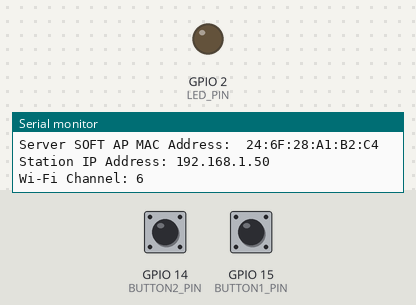
This sketch was run on a simulated ESP32. Parts: output pins drawn as LEDs (lit = HIGH), the last lines printed to the serial monitor. The inputs (shaded band) are chosen by the test bench; at power-on: GPIO 15 (BUTTON1_PIN) LOW, GPIO 14 (BUTTON2_PIN) LOW. WiFi joins after 1.5 s; servers stay silent unless stated.

Above: at 4.2 s.
4.3 s: GPIO 15 (BUTTON1_PIN) pulled HIGH for 0.15 s
At 5.2 s:
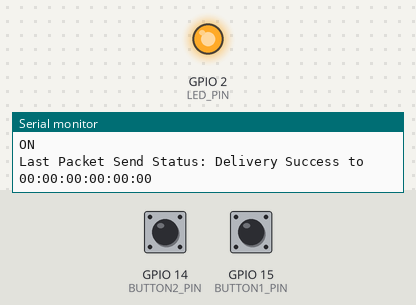
5.9 s: GPIO 14 (BUTTON2_PIN) pulled HIGH for 0.15 s
At 6.4 s:
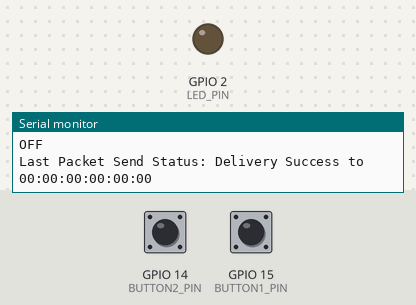
10.5 s: GPIO 15 (BUTTON1_PIN) pulled HIGH for 1 s
At 11.1 s:
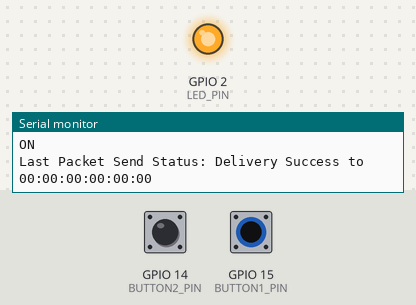
13.0 s: GPIO 14 (BUTTON2_PIN) pulled HIGH for 1 s
At 14.2 s:
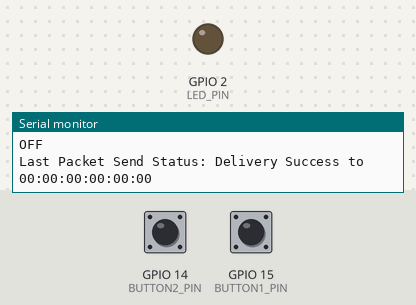
Timing chart, 0 to 16.0 s (numbered marks = the images above; inputs shaded):
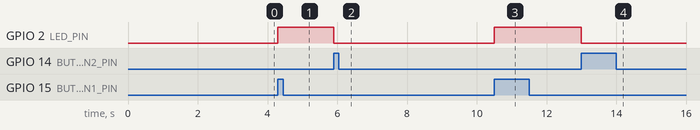

Measured:
- after the input at 4.3 s, GPIO 2 (LED_PIN): LOW → HIGH at once
- after the input at 5.9 s, GPIO 2 (LED_PIN): HIGH → LOW at once
- after the input at 10.5 s, GPIO 2 (LED_PIN): LOW → HIGH at once
- after the input at 13.0 s, GPIO 2 (LED_PIN): HIGH → LOW at once

The sketch:

EXPcon_ESP-NOW_transceiver.ino
```cpp
// (licence header left out)
#include <esp_now.h>
#include <WiFi.h>
#include <esp_wifi.h>
#include "ESPAsyncWebServer.h"
#include "AsyncTCP.h"
#include <ArduinoJson.h>

// Replace with your network credentials (STATION)
const char *ssid = "MyOptimum 32d5a1";                // Your WiFi SSID
const char *password = "9303-sepia-71";  // Your WiFi Password

esp_now_peer_info_t slave;
int chan;
boolean ledState = LOW;
boolean BUTTON1_STATE = LOW;
boolean BUTTON2_STATE = LOW;
int lastPress = 0;

enum MessageType { PAIRING,
                   DATA,
};
MessageType messageType;

int counter = 0;

uint8_t clientMacAddress[6];

// Structure example to receive data
// Must match the sender structure
typedef struct struct_message {
  uint8_t msgType;
  uint8_t id;
  unsigned int readingID;
  String message;
} struct_message;


typedef struct struct_pairing {  // new structure for pairing
  uint8_t msgType;
  uint8_t id;
  uint8_t macAddr[6];
  uint8_t channel;
} struct_pairing;

struct_message incomingReadings;
struct_message outgoingMessage;
struct_pairing pairingData;

// DEFINE THE PIN FOR THE LED :
#define LED_PIN LED_BUILTIN
#define BUTTON1_PIN 15
#define BUTTON2_PIN 14

void readMacAddress() {
  uint8_t baseMac[6];
  esp_err_t ret = esp_wifi_get_mac(WIFI_IF_STA, baseMac);
  if (ret == ESP_OK) {
    Serial.printf("%02x:%02x:%02x:%02x:%02x:%02x\n",
                  baseMac[0], baseMac[1], baseMac[2],
                  baseMac[3], baseMac[4], baseMac[5]);
  } else {
    Serial.println("Failed to read MAC address");
  }
}

void readDataToSend(String s) {
  outgoingMessage.msgType = DATA;
  outgoingMessage.id = 0;
  outgoingMessage.message = s;
  outgoingMessage.readingID = counter++;
}

// ---------------------------- esp_ now -------------------------
void printMAC(const uint8_t *mac_addr) {
  char macStr[18];
  snprintf(macStr, sizeof(macStr), "%02x:%02x:%02x:%02x:%02x:%02x",
           mac_addr[0], mac_addr[1], mac_addr[2], mac_addr[3], mac_addr[4], mac_addr[5]);
  Serial.print(macStr);
}

bool addPeer(const uint8_t *peer_addr) {  // add pairing
  memset(&slave, 0, sizeof(slave));
  const esp_now_peer_info_t *peer = &slave;
  memcpy(slave.peer_addr, peer_addr, 6);

  slave.channel = chan;  // pick a channel
  slave.encrypt = 0;     // no encryption
  // check if the peer exists
  bool exists = esp_now_is_peer_exist(slave.peer_addr);
  if (exists) {
    // Slave already paired.
    Serial.println("Already Paired");
    return true;
  } else {
    esp_err_t addStatus = esp_now_add_peer(peer);
    if (addStatus == ESP_OK) {
      // Pair success
      Serial.println("Pair success");
      return true;
    } else {
      Serial.println("Pair failed");
      return false;
    }
  }
}

// callback when data is sent
void OnDataSent(const uint8_t *mac_addr, esp_now_send_status_t status) {
  Serial.print("Last Packet Send Status: ");
  Serial.print(status == ESP_NOW_SEND_SUCCESS ? "Delivery Success to " : "Delivery Fail to ");
  printMAC(mac_addr);
  Serial.println();
}

void OnDataRecv(const uint8_t *mac_addr, const uint8_t *incomingData, int len) {
  Serial.print(len);
  Serial.println(" bytes of new data received.");
  // StaticJsonDocument<1000> root;
  // String payload;
  uint8_t type = incomingData[0];  // first message byte is the type of message
  switch (type) {
    case DATA:  // the message is data type
      memcpy(&incomingReadings, incomingData, sizeof(incomingReadings));
      // create a JSON document with received data and send it by event to the web page
      // root["id"] = incomingReadings.id;
      // root["temperature"] = incomingReadings.temp;
      // root["humidity"] = incomingReadings.hum;
      // root["readingId"] = String(incomingReadings.readingId);
      Serial.println(incomingReadings.id);
      Serial.println(incomingReadings.readingID);
      Serial.println(incomingReadings.message);
      // serializeJson(root, payload);
      // Serial.print("event send :");
      // serializeJson(root, Serial);
      //events.send(payload.c_str(), "new_readings", millis());
      Serial.println();
      break;

    case PAIRING:  // the message is a pairing request
      memcpy(&pairingData, incomingData, sizeof(pairingData));
      Serial.println(pairingData.msgType);
      Serial.println(pairingData.id);
      Serial.print("Pairing request from MAC Address: ");
      printMAC(pairingData.macAddr);
      Serial.print(" on channel ");
      Serial.println(pairingData.channel);

      clientMacAddress[0] = pairingData.macAddr[0];
      clientMacAddress[1] = pairingData.macAddr[1];
      clientMacAddress[2] = pairingData.macAddr[2];
      clientMacAddress[3] = pairingData.macAddr[3];
      clientMacAddress[4] = pairingData.macAddr[4];
      clientMacAddress[5] = pairingData.macAddr[5];

      if (pairingData.id > 0) {  // do not replay to server itself
        if (pairingData.msgType == PAIRING) {
          pairingData.id = 0;  // 0 is server
          // Server is in AP_STA mode: peers need to send data to server soft AP MAC address
          WiFi.softAPmacAddress(pairingData.macAddr);
          Serial.print("Pairing MAC Address: ");
          printMAC(clientMacAddress);
          pairingData.channel = chan;
          Serial.println(" send response");
          esp_err_t result = esp_now_send(clientMacAddress, (uint8_t *)&pairingData, sizeof(pairingData));
          addPeer(clientMacAddress);
        }
      }
      break;
  }
}

void initESP_NOW() {
  // Init ESP-NOW
  if (esp_now_init() != ESP_OK) {
    Serial.println("Error initializing ESP-NOW");
    return;
  }
  esp_now_register_send_cb(OnDataSent);
  esp_now_register_recv_cb(esp_now_recv_cb_t(OnDataRecv));
}

void setup() {
  // Initialize Serial Monitor
  Serial.begin(115200);
  delay(1000);

  WiFi.mode(WIFI_STA);
  WiFi.STA.begin();
  Serial.print("Server MAC Address: ");
  readMacAddress();

  // Set the device as a Station and Soft Access Point simultaneously
  WiFi.mode(WIFI_AP_STA);
  // Set device as a Wi-Fi Station
  WiFi.begin(ssid, password);
  while (WiFi.status() != WL_CONNECTED) {
    delay(1000);
    Serial.println("Setting as a Wi-Fi Station..");
  }

  Serial.print("Server SOFT AP MAC Address:  ");
  Serial.println(WiFi.softAPmacAddress());

  chan = WiFi.channel();
  Serial.print("Station IP Address: ");
  Serial.println(WiFi.localIP());
  Serial.print("Wi-Fi Channel: ");
  Serial.println(WiFi.channel());

  initESP_NOW();
  pinMode(LED_PIN, OUTPUT);
  pinMode(BUTTON1_PIN, INPUT);
  pinMode(BUTTON2_PIN, INPUT);
  digitalWrite(LED_PIN, ledState);

}

void checkButtons() {
  BUTTON1_STATE = digitalRead(BUTTON1_PIN);
  BUTTON2_STATE = digitalRead(BUTTON2_PIN);
  if (BUTTON1_STATE && lastPress != 1) {
    readDataToSend("ON");
    esp_now_send(NULL, (uint8_t *)&outgoingMessage, sizeof(outgoingMessage));
    Serial.println("ON");
    ledState = HIGH;
    digitalWrite(LED_PIN, ledState);  // WRITE THE NEW ledState
    lastPress=1;

  } else if (BUTTON2_STATE && lastPress != 2) {
    readDataToSend("OFF");
    esp_now_send(NULL, (uint8_t *)&outgoingMessage, sizeof(outgoingMessage));
    Serial.println("OFF");
    ledState = LOW;
    digitalWrite(LED_PIN, ledState);  // WRITE THE NEW ledState
    lastPress=2;
  }
  // else {
  //   pixels.setPixelColor(0, pixels.Color(50, 50, 50));
  //   pixels.show();
  // }
}

void loop() {
  checkButtons();
}
```

server.ino
```cpp
// Start Web server, runs in setup()
/*
  server.on("/", HTTP_GET, [](AsyncWebServerRequest *request) {
    request->send_P(200, "text/html", index_html);
  });

  // Events
  events.onConnect([](AsyncEventSourceClient *client) {
    if (client->lastId()) {
      Serial.printf("Client reconnected! Last message ID that it got is: %u\n", client->lastId());
    }
    // send event with message "hello!", id current millis
    // and set reconnect delay to 1 second
    client->send("hello!", NULL, millis(), 10000);
  });
  server.addHandler(&events);
  // start server
  server.begin();
  */


/*
AsyncWebServer server(80);
AsyncEventSource events("/events");

const char index_html[] PROGMEM = R"rawliteral(
<!DOCTYPE HTML><html>
<head>
  <title>ESP-NOW DASHBOARD</title>
  <meta name="viewport" content="width=device-width, initial-scale=1">
  <link rel="stylesheet" href="https://use.fontawesome.com/releases/v5.7.2/css/all.css" integrity="sha384-fnmOCqbTlWIlj8LyTjo7mOUStjsKC4pOpQbqyi7RrhN7udi9RwhKkMHpvLbHG9Sr" crossorigin="anonymous">
  <link rel="icon" href="data:,">
  <style>
    html {font-family: Arial; display: inline-block; text-align: center;}
    p {  font-size: 1.2rem;}
    body {  margin: 0;}
    .topnav { overflow: hidden; background-color: #2f4468; color: white; font-size: 1.7rem; }
    .content { padding: 20px; }
    .card { background-color: white; box-shadow: 2px 2px 12px 1px rgba(140,140,140,.5); }
    .cards { max-width: 700px; margin: 0 auto; display: grid; grid-gap: 2rem; grid-template-columns: repeat(auto-fit, minmax(300px, 1fr)); }
    .reading { font-size: 2.8rem; }
    .packet { color: #bebebe; }
    .card.temperature { color: #fd7e14; }
    .card.humidity { color: #1b78e2; }
  </style>
</head>
<body>
  <div class="topnav">
    <h3>ESP-NOW DASHBOARD</h3>
  </div>
  <div class="content">
    <div class="cards">
      <div class="card temperature">
        <h4><i class="fas fa-thermometer-half"></i> BOARD #1 - TEMPERATURE</h4><p><span class="reading"><span id="t1"></span> &deg;C</span></p><p class="packet">Reading ID: <span id="rt1"></span></p>
      </div>
      <div class="card humidity">
        <h4><i class="fas fa-tint"></i> BOARD #1 - HUMIDITY</h4><p><span class="reading"><span id="h1"></span> &percnt;</span></p><p class="packet">Reading ID: <span id="rh1"></span></p>
      </div>
      <div class="card temperature">
        <h4><i class="fas fa-thermometer-half"></i> BOARD #2 - TEMPERATURE</h4><p><span class="reading"><span id="t2"></span> &deg;C</span></p><p class="packet">Reading ID: <span id="rt2"></span></p>
      </div>
      <div class="card humidity">
        <h4><i class="fas fa-tint"></i> BOARD #2 - HUMIDITY</h4><p><span class="reading"><span id="h2"></span> &percnt;</span></p><p class="packet">Reading ID: <span id="rh2"></span></p>
      </div>
    </div>
  </div>
<script>
if (!!window.EventSource) {
 var source = new EventSource('/events');

 source.addEventListener('open', function(e) {
  console.log("Events Connected");
 }, false);
 source.addEventListener('error', function(e) {
  if (e.target.readyState != EventSource.OPEN) {
    console.log("Events Disconnected");
  }
 }, false);

 source.addEventListener('message', function(e) {
  console.log("message", e.data);
 }, false);

 source.addEventListener('new_readings', function(e) {
  console.log("new_readings", e.data);
  var obj = JSON.parse(e.data);
  document.getElementById("t"+obj.id).innerHTML = obj.temperature.toFixed(2);
  document.getElementById("h"+obj.id).innerHTML = obj.humidity.toFixed(2);
  document.getElementById("rt"+obj.id).innerHTML = obj.readingId;
  document.getElementById("rh"+obj.id).innerHTML = obj.readingId;
 }, false);
}
</script>
</body>
</html>)rawliteral";
*/
```
